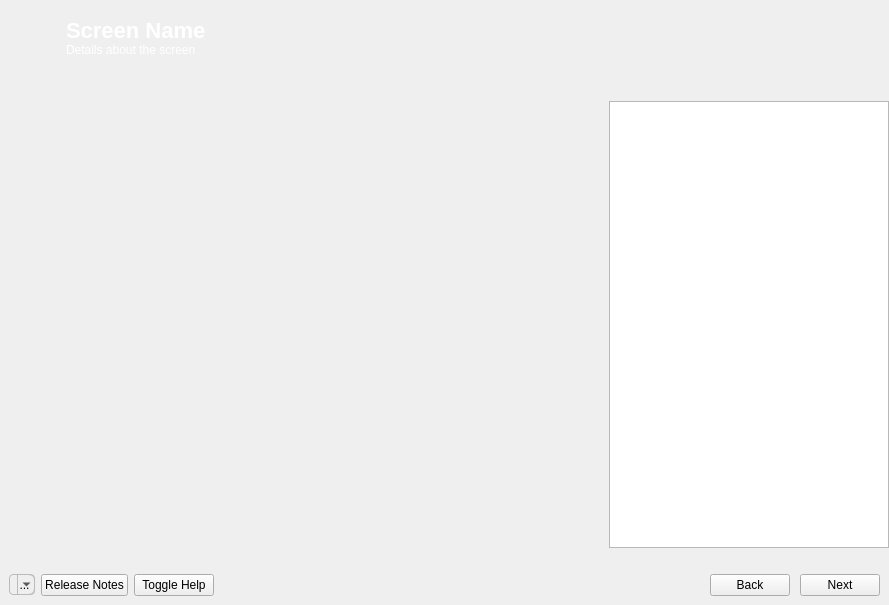
<?xml version="1.0" encoding="UTF-8"?>
<ui version="4.0">
 <class>YaliMain</class>
 <widget class="QWidget" name="YaliMain">
  <property name="geometry">
   <rect>
    <x>0</x>
    <y>0</y>
    <width>889</width>
    <height>605</height>
   </rect>
  </property>
  <property name="windowTitle">
   <string>Yali4</string>
  </property>
  <layout class="QGridLayout" name="gridLayout_3">
   <property name="margin">
    <number>0</number>
   </property>
   <item row="0" column="0">
    <widget class="QWidget" name="Yali" native="true">
     <layout class="QGridLayout" name="gridLayout_2">
      <property name="margin">
       <number>0</number>
      </property>
      <item row="0" column="0">
       <widget class="QFrame" name="frame_4">
        <property name="sizePolicy">
         <sizepolicy hsizetype="Preferred" vsizetype="Preferred">
          <horstretch>0</horstretch>
          <verstretch>0</verstretch>
         </sizepolicy>
        </property>
        <property name="frameShape">
         <enum>QFrame::NoFrame</enum>
        </property>
        <property name="frameShadow">
         <enum>QFrame::Raised</enum>
        </property>
        <layout class="QGridLayout">
         <property name="margin">
          <number>0</number>
         </property>
         <property name="spacing">
          <number>0</number>
         </property>
         <item row="0" column="1">
          <widget class="QLabel" name="screenIcon">
           <property name="maximumSize">
            <size>
             <width>50</width>
             <height>60</height>
            </size>
           </property>
           <property name="text">
            <string/>
           </property>
           <property name="pixmap">
            <pixmap resource="../../data.qrc">:/gui/pics/pardus.png</pixmap>
           </property>
          </widget>
         </item>
         <item row="0" column="2">
          <layout class="QVBoxLayout">
           <property name="spacing">
            <number>0</number>
           </property>
           <property name="leftMargin">
            <number>6</number>
           </property>
           <property name="topMargin">
            <number>4</number>
           </property>
           <item>
            <spacer>
             <property name="orientation">
              <enum>Qt::Vertical</enum>
             </property>
             <property name="sizeType">
              <enum>QSizePolicy::Fixed</enum>
             </property>
             <property name="sizeHint" stdset="0">
              <size>
               <width>20</width>
               <height>6</height>
              </size>
             </property>
            </spacer>
           </item>
           <item>
            <widget class="QLabel" name="screenName">
             <property name="styleSheet">
              <string>font:bold 22px;color:white;</string>
             </property>
             <property name="text">
              <string>Screen Name</string>
             </property>
             <property name="textFormat">
              <enum>Qt::RichText</enum>
             </property>
             <property name="alignment">
              <set>Qt::AlignBottom|Qt::AlignLeading|Qt::AlignLeft</set>
             </property>
            </widget>
           </item>
           <item>
            <widget class="QLabel" name="screenDescription">
             <property name="styleSheet">
              <string>color:white;</string>
             </property>
             <property name="text">
              <string>Details about the screen</string>
             </property>
             <property name="alignment">
              <set>Qt::AlignLeading|Qt::AlignLeft|Qt::AlignTop</set>
             </property>
            </widget>
           </item>
          </layout>
         </item>
         <item row="0" column="3">
          <layout class="QVBoxLayout">
           <item>
            <spacer name="verticalSpacer_2">
             <property name="orientation">
              <enum>Qt::Vertical</enum>
             </property>
             <property name="sizeType">
              <enum>QSizePolicy::Fixed</enum>
             </property>
             <property name="sizeHint" stdset="0">
              <size>
               <width>20</width>
               <height>5</height>
              </size>
             </property>
            </spacer>
           </item>
           <item>
            <widget class="QLabel" name="label_4">
             <property name="sizePolicy">
              <sizepolicy hsizetype="Fixed" vsizetype="Preferred">
               <horstretch>0</horstretch>
               <verstretch>0</verstretch>
              </sizepolicy>
             </property>
             <property name="minimumSize">
              <size>
               <width>0</width>
               <height>70</height>
              </size>
             </property>
             <property name="maximumSize">
              <size>
               <width>71</width>
               <height>65</height>
              </size>
             </property>
             <property name="pixmap">
              <pixmap resource="../../data.qrc">:/gui/pics/logo.png</pixmap>
             </property>
             <property name="scaledContents">
              <bool>true</bool>
             </property>
            </widget>
           </item>
          </layout>
         </item>
         <item row="0" column="4">
          <spacer>
           <property name="orientation">
            <enum>Qt::Horizontal</enum>
           </property>
           <property name="sizeType">
            <enum>QSizePolicy::Fixed</enum>
           </property>
           <property name="sizeHint" stdset="0">
            <size>
             <width>12</width>
             <height>53</height>
            </size>
           </property>
          </spacer>
         </item>
         <item row="0" column="0">
          <spacer name="horizontalSpacer_3">
           <property name="orientation">
            <enum>Qt::Horizontal</enum>
           </property>
           <property name="sizeType">
            <enum>QSizePolicy::Fixed</enum>
           </property>
           <property name="sizeHint" stdset="0">
            <size>
             <width>10</width>
             <height>20</height>
            </size>
           </property>
          </spacer>
         </item>
        </layout>
       </widget>
      </item>
      <item row="1" column="0">
       <layout class="QHBoxLayout" name="horizontalLayout">
        <item>
         <widget class="QScrollArea" name="scrollArea">
          <property name="frameShape">
           <enum>QFrame::NoFrame</enum>
          </property>
          <property name="lineWidth">
           <number>0</number>
          </property>
          <property name="widgetResizable">
           <bool>true</bool>
          </property>
          <property name="alignment">
           <set>Qt::AlignCenter</set>
          </property>
          <widget class="QWidget" name="scrollAreaWidgetContents">
           <property name="geometry">
            <rect>
             <x>0</x>
             <y>0</y>
             <width>547</width>
             <height>466</height>
            </rect>
           </property>
           <layout class="QGridLayout" name="gridLayout">
            <property name="margin">
             <number>0</number>
            </property>
            <property name="spacing">
             <number>0</number>
            </property>
            <item row="0" column="0">
             <widget class="QStackedWidget" name="mainStack">
              <property name="autoFillBackground">
               <bool>false</bool>
              </property>
              <property name="currentIndex">
               <number>0</number>
              </property>
              <widget class="QWidget" name="page"/>
             </widget>
            </item>
           </layout>
          </widget>
         </widget>
        </item>
        <item>
         <widget class="QFrame" name="helpContentFrame">
          <property name="sizePolicy">
           <sizepolicy hsizetype="Preferred" vsizetype="Preferred">
            <horstretch>0</horstretch>
            <verstretch>0</verstretch>
           </sizepolicy>
          </property>
          <property name="maximumSize">
           <size>
            <width>280</width>
            <height>16777215</height>
           </size>
          </property>
          <property name="frameShape">
           <enum>QFrame::NoFrame</enum>
          </property>
          <property name="frameShadow">
           <enum>QFrame::Raised</enum>
          </property>
          <layout class="QGridLayout">
           <property name="margin">
            <number>0</number>
           </property>
           <property name="spacing">
            <number>0</number>
           </property>
           <item row="0" column="0">
            <spacer>
             <property name="orientation">
              <enum>Qt::Vertical</enum>
             </property>
             <property name="sizeType">
              <enum>QSizePolicy::Fixed</enum>
             </property>
             <property name="sizeHint" stdset="0">
              <size>
               <width>0</width>
               <height>20</height>
              </size>
             </property>
            </spacer>
           </item>
           <item row="1" column="0">
            <widget class="QTextBrowser" name="helpContent">
             <property name="sizePolicy">
              <sizepolicy hsizetype="Expanding" vsizetype="Expanding">
               <horstretch>0</horstretch>
               <verstretch>0</verstretch>
              </sizepolicy>
             </property>
             <property name="minimumSize">
              <size>
               <width>120</width>
               <height>120</height>
              </size>
             </property>
            </widget>
           </item>
           <item row="2" column="0">
            <spacer name="verticalSpacer">
             <property name="orientation">
              <enum>Qt::Vertical</enum>
             </property>
             <property name="sizeType">
              <enum>QSizePolicy::Fixed</enum>
             </property>
             <property name="sizeHint" stdset="0">
              <size>
               <width>0</width>
               <height>20</height>
              </size>
             </property>
            </spacer>
           </item>
          </layout>
         </widget>
        </item>
       </layout>
      </item>
      <item row="2" column="0">
       <widget class="QFrame" name="frame_3">
        <property name="frameShape">
         <enum>QFrame::NoFrame</enum>
        </property>
        <property name="frameShadow">
         <enum>QFrame::Raised</enum>
        </property>
        <layout class="QHBoxLayout">
         <property name="topMargin">
          <number>0</number>
         </property>
         <item>
          <layout class="QHBoxLayout">
           <item>
            <widget class="QToolButton" name="toolButton">
             <property name="styleSheet">
              <string notr="true"> QToolButton { /* all types of tool button */
     border: 1px solid #bcbbbb;
     border-radius: 4px;
     background-color: qlineargradient(x1: 0, y1: 0, x2: 0, y2: 1,
                                       stop: 0 #f6f7fa, stop: 1 #dadbde);
    padding:1px 0px 1px 5px;
 }

 QToolButton[popupMode=&quot;1&quot;] { /* only for MenuButtonPopup */
     padding-right: 20px; /* make way for the popup button */
 }

 QToolButton:pressed {
     background-color: qlineargradient(x1: 0, y1: 0, x2: 0, y2: 1,
                                       stop: 0 #dadbde, stop: 1 #f6f7fa);
 }

 /* the subcontrols below are used only in the MenuButtonPopup mode */
 QToolButton::menu-button {
     border: 1px solid #bcbbbb;
     border-top-right-radius: 6px;
     border-bottom-right-radius: 6px;
     /* 16px width + 4px for border = 20px allocated above */
     width: 16px;
 }

QToolButton::menu-arrow {
     image: url(:/images/treeview-branch-open.png);
 }

 QToolButton::menu-arrow:open {
     top: 1px; left: 1px; /* shift it a bit */
 }
</string>
             </property>
             <property name="text">
              <string>...</string>
             </property>
             <property name="icon">
              <iconset resource="../../data.qrc">
               <normaloff>:/images/system-shutdown.png</normaloff>:/images/system-shutdown.png</iconset>
             </property>
             <property name="popupMode">
              <enum>QToolButton::MenuButtonPopup</enum>
             </property>
            </widget>
           </item>
           <item>
            <widget class="QPushButton" name="releaseNotes">
             <property name="focusPolicy">
              <enum>Qt::TabFocus</enum>
             </property>
             <property name="text">
              <string>Release Notes</string>
             </property>
            </widget>
           </item>
           <item>
            <widget class="QPushButton" name="toggleHelp">
             <property name="focusPolicy">
              <enum>Qt::TabFocus</enum>
             </property>
             <property name="text">
              <string>Toggle Help</string>
             </property>
            </widget>
           </item>
          </layout>
         </item>
         <item>
          <spacer>
           <property name="orientation">
            <enum>Qt::Horizontal</enum>
           </property>
           <property name="sizeHint" stdset="0">
            <size>
             <width>40</width>
             <height>20</height>
            </size>
           </property>
          </spacer>
         </item>
         <item>
          <layout class="QHBoxLayout">
           <property name="spacing">
            <number>0</number>
           </property>
           <item>
            <widget class="QPushButton" name="buttonBack">
             <property name="minimumSize">
              <size>
               <width>70</width>
               <height>0</height>
              </size>
             </property>
             <property name="focusPolicy">
              <enum>Qt::TabFocus</enum>
             </property>
             <property name="toolTip">
              <string>Previous Screen</string>
             </property>
             <property name="text">
              <string>Back</string>
             </property>
            </widget>
           </item>
           <item>
            <spacer name="horizontalSpacer">
             <property name="orientation">
              <enum>Qt::Horizontal</enum>
             </property>
             <property name="sizeType">
              <enum>QSizePolicy::Fixed</enum>
             </property>
             <property name="sizeHint" stdset="0">
              <size>
               <width>10</width>
               <height>20</height>
              </size>
             </property>
            </spacer>
           </item>
           <item>
            <widget class="QPushButton" name="buttonNext">
             <property name="minimumSize">
              <size>
               <width>70</width>
               <height>0</height>
              </size>
             </property>
             <property name="focusPolicy">
              <enum>Qt::TabFocus</enum>
             </property>
             <property name="toolTip">
              <string>Next Screen</string>
             </property>
             <property name="text">
              <string>Next</string>
             </property>
            </widget>
           </item>
          </layout>
         </item>
        </layout>
       </widget>
      </item>
     </layout>
    </widget>
   </item>
  </layout>
 </widget>
 <resources>
  <include location="../../data.qrc"/>
 </resources>
 <connections/>
</ui>
